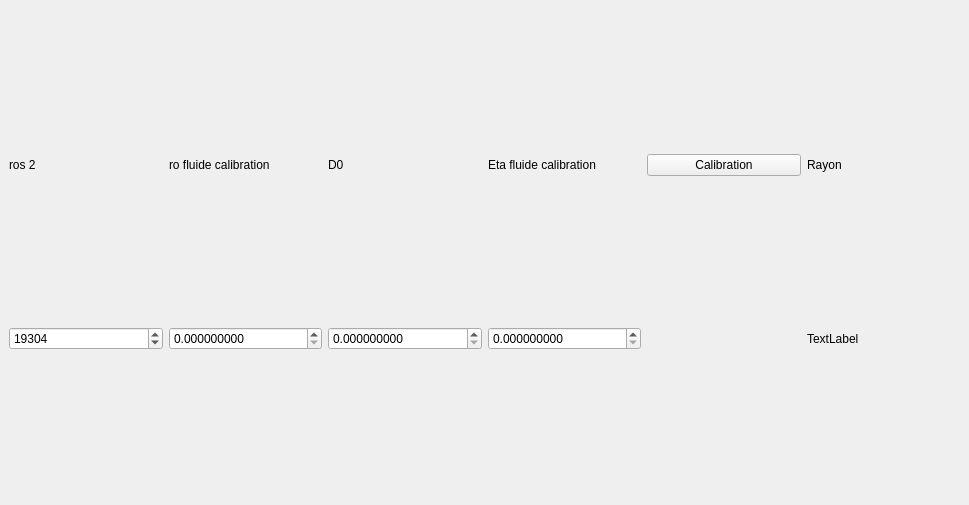
<?xml version="1.0" encoding="UTF-8"?>
<ui version="4.0">
 <class>MainWindow</class>
 <widget class="QMainWindow" name="MainWindow">
  <property name="geometry">
   <rect>
    <x>0</x>
    <y>0</y>
    <width>969</width>
    <height>505</height>
   </rect>
  </property>
  <property name="windowTitle">
   <string>MainWindow</string>
  </property>
  <widget class="QWidget" name="centralwidget">
   <layout class="QGridLayout" name="gridLayout">
    <item row="5" column="1" colspan="6">
     <layout class="QGridLayout" name="gridLayout_2">
      <item row="1" column="0">
       <layout class="QGridLayout" name="yGraphLayout"/>
      </item>
      <item row="0" column="0">
       <layout class="QGridLayout" name="xGraphLayout"/>
      </item>
     </layout>
    </item>
    <item row="1" column="1">
     <widget class="QLabel" name="label_2">
      <property name="text">
       <string>ros 2</string>
      </property>
     </widget>
    </item>
    <item row="1" column="4">
     <widget class="QLabel" name="label_4">
      <property name="text">
       <string>Eta fluide calibration</string>
      </property>
     </widget>
    </item>
    <item row="1" column="2">
     <widget class="QLabel" name="label">
      <property name="text">
       <string>ro fluide calibration</string>
      </property>
     </widget>
    </item>
    <item row="1" column="5">
     <widget class="QPushButton" name="pushButton">
      <property name="text">
       <string>Calibration</string>
      </property>
     </widget>
    </item>
    <item row="2" column="4">
     <widget class="QDoubleSpinBox" name="etaFluideCal">
      <property name="decimals">
       <number>9</number>
      </property>
      <property name="maximum">
       <double>100000000.000000000000000</double>
      </property>
      <property name="value">
       <double>0.000000000000000</double>
      </property>
     </widget>
    </item>
    <item row="2" column="3">
     <widget class="QDoubleSpinBox" name="d0">
      <property name="decimals">
       <number>9</number>
      </property>
      <property name="maximum">
       <double>100000000.000000000000000</double>
      </property>
      <property name="value">
       <double>0.000000000000000</double>
      </property>
     </widget>
    </item>
    <item row="1" column="3">
     <widget class="QLabel" name="label_3">
      <property name="text">
       <string>D0</string>
      </property>
     </widget>
    </item>
    <item row="2" column="1">
     <widget class="QDoubleSpinBox" name="ros2">
      <property name="decimals">
       <number>0</number>
      </property>
      <property name="maximum">
       <double>100000000.000000000000000</double>
      </property>
      <property name="value">
       <double>19304.000000000000000</double>
      </property>
     </widget>
    </item>
    <item row="2" column="2">
     <widget class="QDoubleSpinBox" name="roFluideCal">
      <property name="decimals">
       <number>9</number>
      </property>
      <property name="maximum">
       <double>100000000.000000000000000</double>
      </property>
      <property name="value">
       <double>0.000000000000000</double>
      </property>
     </widget>
    </item>
    <item row="2" column="6">
     <widget class="QLabel" name="rayon">
      <property name="text">
       <string>TextLabel</string>
      </property>
     </widget>
    </item>
    <item row="1" column="6">
     <widget class="QLabel" name="rayon_2">
      <property name="text">
       <string>Rayon</string>
      </property>
     </widget>
    </item>
   </layout>
  </widget>
 </widget>
 <resources/>
 <connections/>
</ui>
